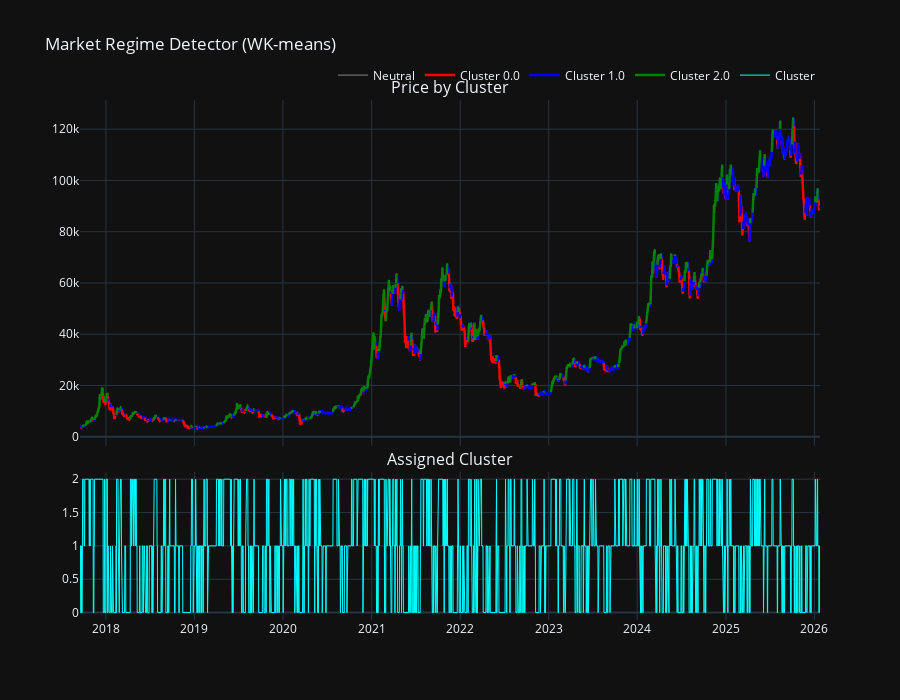

The cell this chart's notebook holds for it:
### Code cell
close_neutral = df['Close']

colors = {0.0: "red", 1.0: "blue", 2.0: "green"}
close_cluster = {}

for c in colors.keys():
    mask = (df['cluster'] == c) | (df['cluster'].shift(-1) == c)
    series = df['Close'].copy()
    series[~mask] = np.nan
    close_cluster[c] = series

fig = make_subplots(
    rows=2, cols=1,
    shared_xaxes=True,
    vertical_spacing=0.05,
    row_heights=[0.7, 0.3],
    subplot_titles=("Price by Cluster", "Assigned Cluster")
)

fig.add_trace(go.Scatter(
    x=df.index, y=close_neutral,
    mode='lines',
    line=dict(color='gray', width=1),
    name='Neutral',
    hoverinfo='skip'
), row=1, col=1)

for c, series in close_cluster.items():
    fig.add_trace(go.Scatter(
        x=df.index, y=series,
        mode='lines',
        line=dict(color=colors[c], width=2.5),
        name=f"Cluster {c}",
        connectgaps=False
    ), row=1, col=1)

fig.add_trace(go.Scatter(
    x=df.index, y=df['cluster'],
    mode='lines',
    line=dict(color='cyan', width=1),
    name='Cluster'
), row=2, col=1)

fig.update_layout(
    template='plotly_dark',
    height=700,
    title_text="Market Regime Detector (WK-means)",
    hovermode="x unified",
    dragmode='zoom',
    legend=dict(orientation="h", yanchor="bottom", y=1.02, xanchor="right", x=1)
)

fig.update_xaxes(rangeslider_visible=False)

fig.show();

### Figure 1 — Plotly figure (JSON) as saved in the notebook; plotly's stock layout.template omitted (floating-point values rounded to 4 significant figures; data arrays with more than 128 entries replaced by an {"elided": "..."} marker saying what was removed)
{"data": [{"hoverinfo": "skip", "line": {"color": "gray", "width": 1}, "mode": "lines", "name": "Neutral", "type": "scatter", "x": {"elided": "3053 str values"}, "xaxis": "x", "y": {"elided": "3053 float values"}, "yaxis": "y"}, {"connectgaps": false, "line": {"color": "red", "width": 2.5}, "mode": "lines", "name": "Cluster 0.0", "type": "scatter", "x": {"elided": "3053 str values"}, "xaxis": "x", "y": {"elided": "3053 float values"}, "yaxis": "y"}, {"connectgaps": false, "line": {"color": "blue", "width": 2.5}, "mode": "lines", "name": "Cluster 1.0", "type": "scatter", "x": {"elided": "3053 str values"}, "xaxis": "x", "y": {"elided": "3053 float values"}, "yaxis": "y"}, {"connectgaps": false, "line": {"color": "green", "width": 2.5}, "mode": "lines", "name": "Cluster 2.0", "type": "scatter", "x": {"elided": "3053 str values"}, "xaxis": "x", "y": {"elided": "3053 float values"}, "yaxis": "y"}, {"line": {"color": "cyan", "width": 1}, "mode": "lines", "name": "Cluster", "type": "scatter", "x": {"elided": "3053 str values"}, "xaxis": "x2", "y": {"elided": "3053 float values"}, "yaxis": "y2"}], "layout": {"annotations": [{"font": {"size": 16}, "showarrow": false, "text": "Price by Cluster", "x": 0.5, "xanchor": "center", "xref": "paper", "y": 1.0, "yanchor": "bottom", "yref": "paper"}, {"font": {"size": 16}, "showarrow": false, "text": "Assigned Cluster", "x": 0.5, "xanchor": "center", "xref": "paper", "y": 0.285, "yanchor": "bottom", "yref": "paper"}], "dragmode": "zoom", "height": 700, "hovermode": "x unified", "legend": {"orientation": "h", "x": 1, "xanchor": "right", "y": 1.02, "yanchor": "bottom"}, "title": {"text": "Market Regime Detector (WK-means)"}, "xaxis": {"anchor": "y", "domain": [0, 1], "matches": "x2", "rangeslider": {"visible": false}, "showticklabels": false}, "xaxis2": {"anchor": "y2", "domain": [0, 1], "rangeslider": {"visible": false}}, "yaxis": {"anchor": "x", "domain": [0.335, 1.0]}, "yaxis2": {"anchor": "x2", "domain": [0, 0.285]}}}
